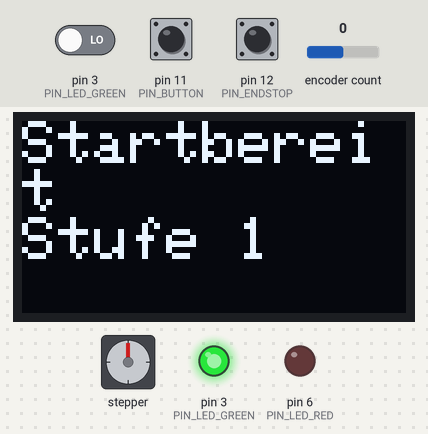
The sketch below on a simulated Arduino Uno, built for the host (arithmetic inside an expression is 32-bit, double 64-bit). Shown: 128×64 one-colour display, stepper motor, output pins drawn as LEDs (lit = HIGH). Inputs (shaded band) come from the test bench; at power-on: pin 11 (PIN_BUTTON) HIGH, pin 12 (PIN_ENDSTOP) HIGH, pin 3 (PIN_LED_GREEN) LOW, encoder count 0. The display library's start-up logo is not drawn; stepper angles assume 200 steps per turn; pins used as bus, display or sensor lines are not drawn.

Above: at 4.2 s.
4.3 s: pin 11 (PIN_BUTTON) pulled LOW for 0.15 s
At 5.4 s:
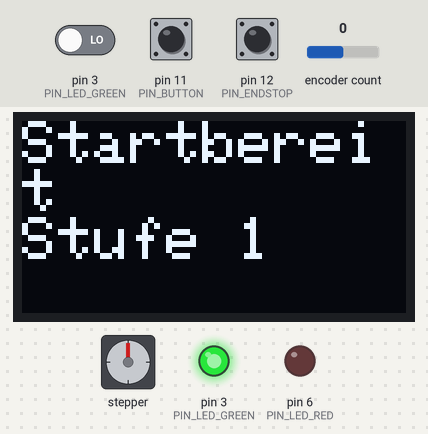
7.4 s: pin 12 (PIN_ENDSTOP) pulled LOW for 0.15 s
At 7.8 s:
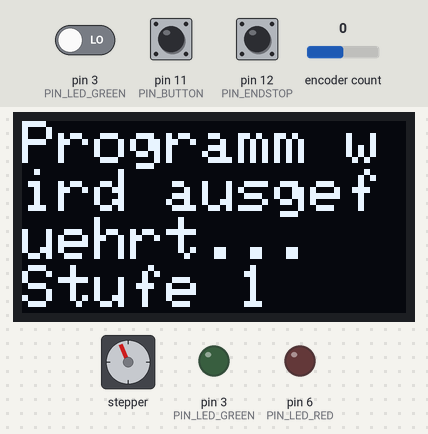
10.5 s: pin 3 (PIN_LED_GREEN) driven HIGH
At 11.9 s:
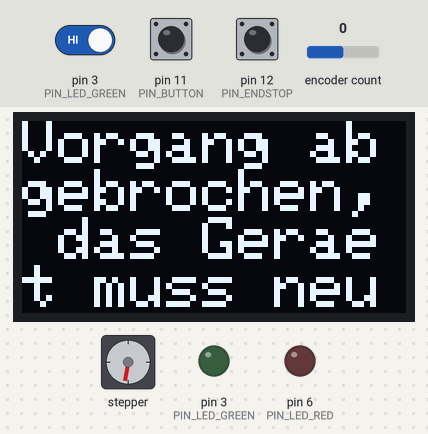
13.5 s: encoder count set to 4
At 15.9 s:
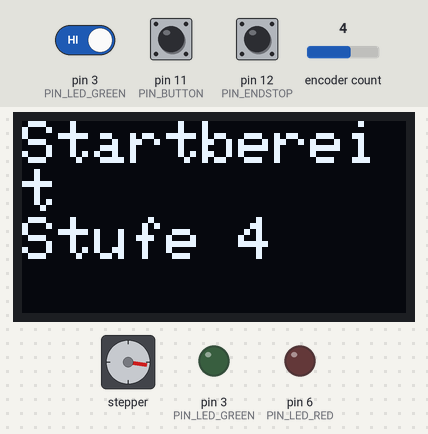
16.5 s: encoder count set to 5
At 17.7 s:
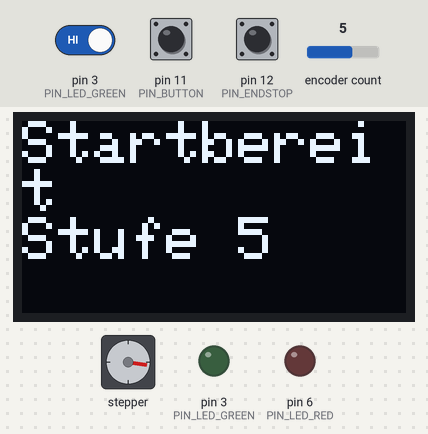
18.0 s: encoder count set to 6
At 18.8 s:
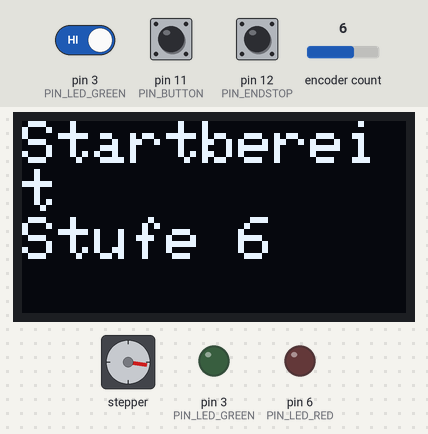
Timing chart, 0 to 20.5 s (numbered marks = the images above; inputs shaded):
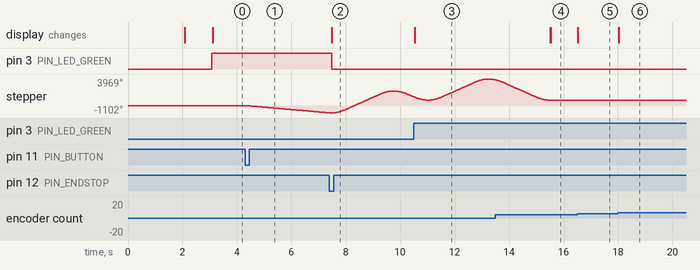

Measured:
- after the input at 4.3 s, stepper: keeps turning counter-clockwise at about 356°/s, starting after 0.05 s
- after the input at 7.4 s, pin 3 (PIN_LED_GREEN): HIGH → LOW after 0.08 s; the display: changes after 0.08 s (image 2)
- after the input at 10.5 s, the display: changes at once (image 3)
- after the input at 13.5 s, the display: first differs from a run without the input after 2.0 s (image 4)
- after the input at 16.5 s, the display: changes at once (image 5)
- after the input at 18.0 s, the display: changes at once (image 6)

The sketch:

DemonstratorSchrittmotor.ino
```cpp
/**@file */

/**
 * @brief Demonstration eines Stepper-Motors mit Encoder und OLED-Anzeige
 *
 * Dieses Programm steuert einen Stepper-Motor über einen Encoder und zeigt Informationen auf einem OLED-Display an.
 * Es beinhaltet auch Taster- und Endschalter-Funktionalitäten.
 */


#include "AccelStepper.h" ///< Bibliothek für den Stepper-Motor
#include <SPI.h> ///< Bibliothek für die Kommunikation mit Displays
#include <Wire.h> ///< Bibliothek für die Kommunikation über das I2C-Protokoll
#include <Adafruit_GFX.h> ///< Bibliothek für viele Grafikfunktionen und Operationen für Displays
#include <Adafruit_SSD1306.h> ///< Bibliothek für die Ansteuerung von OLEDs mit SSD1306-Treiber
#include <Encoder.h> ///< Bibliothek für den Encoder

#define MOTOR_INTERFACE_TYPE 1 ///< Festlegung der Anbindung des Stepper-Motors, 1 bedeutet, dass der Motor über einen Treiber angeschlossen ist
#define SCREEN_WIDTH 128 ///< Festlegung der Breite des Displays
#define SCREEN_HEIGHT 64 ///< Festlegung der Höhe des Displays
#define OLED_RESET -1 ///< Festlegung des OLED-Resets
#define SCREEN_ADDRESS 0x3C ///< Festlegung der I2C-Adresse des Displays

#define PIN_STEP_DIR 4 ///< Verknüpfter digitaler Pin am Direction-Pin des Motortreibers
#define PIN_STEP_STEP 5 ///< Verknüpfter digitaler Pin am Step-Pin des Motortreibers
#define PIN_LED_RED 6 ///< Verknüpfter digitaler Pin am roten Kabel der LED
#define PIN_LED_GREEN 3 ///< Verknüpfter digitaler Pin am grünen Kabel der LED
#define PIN_LED_BLUE 9 ///< Verknüpfter digitaler Pin am blauen Kabel der LED
#define PIN_BUTTON 11 ///< Verknüpfter digitaler Pin am Taster
#define PIN_ENDSTOP 12 ///< Verknüpfter digitaler Pin am Endschalter
#define PIN_CLK 9 ///< Verknüpfter digitaler Pin am CLK-Pin des Encoders
#define PIN_DT 2 ///< Verknüpfter digitaler Pin am DT-Pin des Encoders
#define PIN_SW 3 ///< Verknüpfter digitaler Pin am SW-Pin des Encoders

AccelStepper stepper(MOTOR_INTERFACE_TYPE, PIN_STEP_STEP, PIN_STEP_DIR); ///< Definition des Stepper-Motors
Adafruit_SSD1306 display(SCREEN_WIDTH, SCREEN_HEIGHT, &Wire, OLED_RESET); ///< Definition des Displays
Encoder encoder(PIN_DT, PIN_CLK); ///< Definition des Encoders

int buttonStatus = HIGH; ///< Aktueller Status des Tasters (gedrückt oder nicht gedrückt)
int lastButtonStatus = HIGH; ///< Letzter Status des Tasters (gedrückt oder nicht gedrückt)
unsigned long lastDebounceTime = 0; ///< Die letzte Zeit, zu der der Taster gedrückt wurde
unsigned long debounceDelay = 50; ///< Eine Verzögerung für die Abfrage der Schalter, um die mechanischen Schwingungen auszugleichen
int endstopStatus = HIGH; ///< Aktueller Status des Endtasters (gedrückt oder nicht gedrückt)
int lastEndstopStatus = HIGH; ///< Letzter Status des Tasters (gedrückt oder nicht gedrückt)
unsigned long lastEndstopDebounceTime = 0; ///< Die letzte Zeit, zu der der Endschalter gedrückt wurde
int stage = 0; ///< Die Stufe, die für die Demonstration eingestellt ist
int speeds[] =        {1000, 1000,  500, 2000, 3500, 2000, 2000, 2000, 2000, 500, 3500}; ///< Geschwindigkeiten für jede Stufe
int accelerations[] = {1000, 2000, 2000, 2000, 2000,  300, 1000, 4000, 7000, 300, 7000}; ///< Beschleunigungen für jede Stufe
long oldPosition = -999; ///< Alte Position des Encoders für den Abgleich. Es ist nötig, dass ein Wert vorher eingestellt ist für die Funktion des Programms
const int safeSteps = 70; ///< Anzahl der Schritte, die als Sicherheitsabstand zum Endschalter gehalten werden
const int trackLength = 1750; ///< Anzahl der Schritte, die bis zum Ende der Bahn durchgeführt werden können

const char* stageMessages[] = {"Keine Stufe eingestellt", "Stufe 1", "Stufe 2", "Stufe 3", "Stufe 4", "Stufe 5", "Stufe 6", "Stufe 7", "Stufe 8", "Stufe 9", "Stufe 10"}; ///< Anzeige der eingestellten Stufe auf dem Display
const char* messages[] = {"Start...", "Startbereit", "Programm wird ausgefuehrt...", "Vorgang abgebrochen, das Geraet muss neu gestartet werden", ""}; ///< Nachricht auf dem Display

/**
 * @brief Initialisierung des Systems
 *
 * Diese Funktion wird einmal beim Start ausgeführt und initialisiert alle wichtigen Komponenten.
 */
void setup() {
    stepper.setMaxSpeed(1000); ///< Einstellung des Startwerts für die maximale Geschwindigkeit
    stepper.setAcceleration(1000); ///< Einstellung des Startwerts für die Beschleunigung
    pinMode(PIN_LED_RED, OUTPUT); ///< Initialisierung des Pins der roten LED
    pinMode(PIN_LED_GREEN, OUTPUT); ///< Initialisierung des Pins der grünen LED
    pinMode(PIN_LED_BLUE, OUTPUT); ///< Initialisierung des Pins der blauen LED
    pinMode(PIN_BUTTON, INPUT_PULLUP); ///< Initialisierung des Pins des Tasters
    pinMode(PIN_ENDSTOP, INPUT_PULLUP); ///< Initialisierung des Pins des Endschalters

    Serial.begin(9600); ///< Start der seriellen Kommunikation
    if (!display.begin(SSD1306_SWITCHCAPVCC, SCREEN_ADDRESS)) {
        Serial.println(F("SSD1306 allocation failed"));
        for (;;);
    }

    attachInterrupt(digitalPinToInterrupt(PIN_SW), handleInterrupt, CHANGE); ///< Festlegen eines Interrupts, der das Programm stoppt, sobald er gedrückt wird

    display.display(); ///< Start des Displays, inklusive einer Startanimation von Adafruit
    delay(2000);
    display.setTextSize(2); ///< Festlegung der Textgröße
    display.setTextColor(SSD1306_WHITE); ///< Festlegung der Textfarbe
    updateDisplay(messages[0], messages[4]); ///< Anzeige der Startbenachrichtigung
    delay(1000);
    updateLEDs(false, true, false); ///< Start der LED
}

/**
 * @brief Hauptprogrammschleife
 *
 * Diese Funktion wird kontinuierlich ausgeführt und steuert die Hauptlogik des Programms.
 */
void loop() {
    long newPosition = encoder.read(); ///< Auswertung der Encoder-Position
    if (newPosition != oldPosition) { ///< Falls die neue Position des Encoders nicht der alten Position des Encoders entspricht
        stage = constrain(newPosition / 4, 1, 10); ///< Übernahme der neuen Position für die Anzeige der Stufe auf dem Bildschirm
        updateDisplay(messages[1], stageMessages[stage]); ///< Anzeige der eingestellten Stufe auf dem Display
        oldPosition = newPosition; ///< Aktualisieren der alten Position
    }

    int buttonReading = digitalRead(PIN_BUTTON); ///< Auswertung des Tasters, ob er gedrückt wurde oder nicht
    if (buttonReading != lastButtonStatus) { ///< Wenn der Zustand des Tasters sich geändert hat
        lastDebounceTime = millis(); ///< Aktualisierung der Zeit, zu der der Taster gedrückt wurde
    }

    if ((millis() - lastDebounceTime) > debounceDelay) { ///< Falls die Zeit zwischen dem Drücken des Tasters größer ist, als die Verzögerung für die Auswertung des Schalters
        if (buttonReading != buttonStatus) { ///< Falls der gespeicherte Status nicht dem tatsächlichen Status des Tasters entspricht
            buttonStatus = buttonReading; ///< Speichern des aktuellen Status des Tasters
            if (buttonStatus == LOW) { ///< Falls der Taster gedrückt wurde
                stepper.setAcceleration(accelerations[0]); ///< Einstellung der Beschleunigung des Motors auf eine angemessene Beschleunigung
                // Schleife zum Finden der Referenzposition
                while (!findReference()) {
                    stepper.setSpeed(-200); ///< Geschwindigkeit des Steppers einstellen
                    stepper.runSpeed(); ///< Einen einzelnen Schritt ausführen
                    // delay(5); ///< Kurze Pause zwischen den Schritten
                }

                int currentStage = stage; ///< Speichern der eingestellten Stufe für den Demonstrationsprozess
                updateDisplay(messages[2], stageMessages[currentStage]); ///< Update des Displays
                updateLEDs(false, false, true); ///< Update der LEDs
                for (int i = 0; i < 2; i++) { ///< Anzahl der auszuführenden Wiederholungen der Demonstration
                    if (i == 0) {
                        stepper.setMaxSpeed(speeds[currentStage]); ///< Einstellung der Geschwindigkeit für die Ausführung der Schritte für den Sicherheitsabstand
                        stepper.setAcceleration(accelerations[currentStage]); ///< Ändern der Beschleunigung basierend auf der Stufe
                        stepper.move(trackLength + safeSteps); ///< Ausführung der Schritte für den Sicherheitsabstand
                        while (stepper.distanceToGo() != 0) {
                          stepper.run();
                        }
                    }
                    else {
                      stepper.setMaxSpeed(speeds[currentStage]); ///< Ändern der Geschwindigkeit basierend auf der Stufe
                      stepper.setAcceleration(accelerations[currentStage]); ///< Ändern der Beschleunigung basierend auf der Stufe
                      stepper.move(trackLength);
                      while (stepper.distanceToGo() != 0) { ///< Ausführung der Bewegung vom Motor weg
                        stepper.run();
                      }
                    }
                    stepper.move(-trackLength);
                    while (stepper.distanceToGo() != 0) { ///< Ausführung der Bewegung zum Motor hin
                        stepper.run();
                    }
                }
                updateDisplay(messages[1], stageMessages[currentStage]); ///< Update des Displays
            }
        }
    }
    lastButtonStatus = buttonReading; ///< Aktualisierung des letzten Status des Tasters
}

/**
 * @brief Aktualisiert die Farbe der LEDs
 *
 * @param red Gibt an, ob die rote LED an oder aus ist
 * @param green Gibt an, ob die grüne LED an oder aus ist
 * @param blue Gibt an, ob die blaue LED an oder aus ist
 */
void updateLEDs(bool red, bool green, bool blue) {
    digitalWrite(PIN_LED_RED, red ? HIGH : LOW);
    digitalWrite(PIN_LED_GREEN, green ? HIGH : LOW);
    digitalWrite(PIN_LED_BLUE, blue ? HIGH : LOW);
}

/**
 * @brief Aktualisiert das Display basierend auf der eingestellten Nachricht
 *
 * @param line1 Erste Zeile der Nachricht
 * @param line2 Zweite Zeile der Nachricht (kann leer sein)
 */
void updateDisplay(const char* line1, const char* line2) {
    display.clearDisplay(); ///< Leeren der aktuellen Anzeige des Displays
    display.setCursor(0, 0);
    display.println(F(line1)); ///< Ausgabe der eingestellten Texte auf dem Display
    if (line2 != "") {
        display.println(F(line2));
    }
    display.display();
}

/**
 * @brief Führt die Referenzfahrt aus
 *
 * @return true Wenn der Referenzpunkt gefunden wurde
 * @return false Wenn der Referenzpunkt noch nicht gefunden wurde
 */
bool findReference() {
    int endstopReading = digitalRead(PIN_ENDSTOP); ///< Auswertung des Endschalters
    if (endstopReading != lastEndstopStatus) { ///< Wenn der Zustand des Endschalters sich geändert hat
        lastEndstopDebounceTime = millis(); ///< Aktualisierung der Zeit, zu der der Endschalter gedrückt wurde
    }

    if ((millis() - lastEndstopDebounceTime) > debounceDelay) { ///< Falls die Zeit zwischen dem Drücken des Endschalters größer ist, als die Verzögerung für die Auswertung des Endschalters
        if (endstopReading != endstopStatus) { ///< Falls der gespeicherte Status nicht dem tatsächlichen Status des Endschalters entspricht
            endstopStatus = endstopReading; ///< Speichern des aktuellen Status des Endschalters
            if (endstopStatus == LOW) { ///< Falls der Endschalter gedrückt wurde
                stepper.stop(); ///< Motor stoppen
                return true; ///< Positive Rückmeldung der Funktion
            }
        }
    }
    lastEndstopStatus = endstopReading; ///< Aktualisierung des letzten Status des Endschalters
    return false; ///< Negative Rückmeldung der Funktion
}

/**
 * @brief Funktion für die Ausführung des Interrupts
 *
 * Diese Funktion wird aufgerufen, wenn der Encoder-Taster gedrückt wird.
 */
void handleInterrupt() {
    stepper.stop(); ///< Stoppen des Motors
    updateDisplay(messages[3], messages[4]); ///< Aktualisierung der Anzeige auf dem Display
}
```
